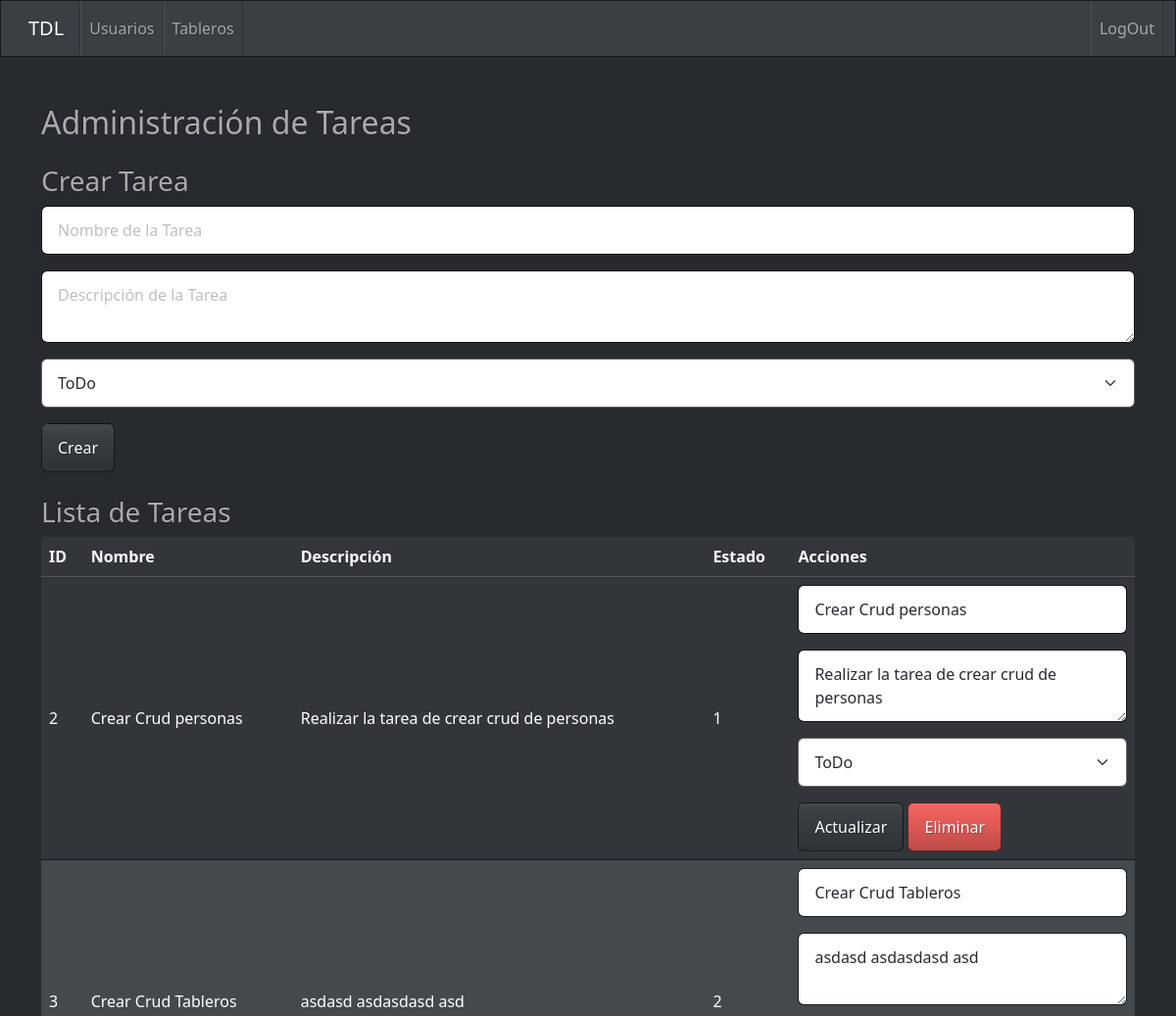
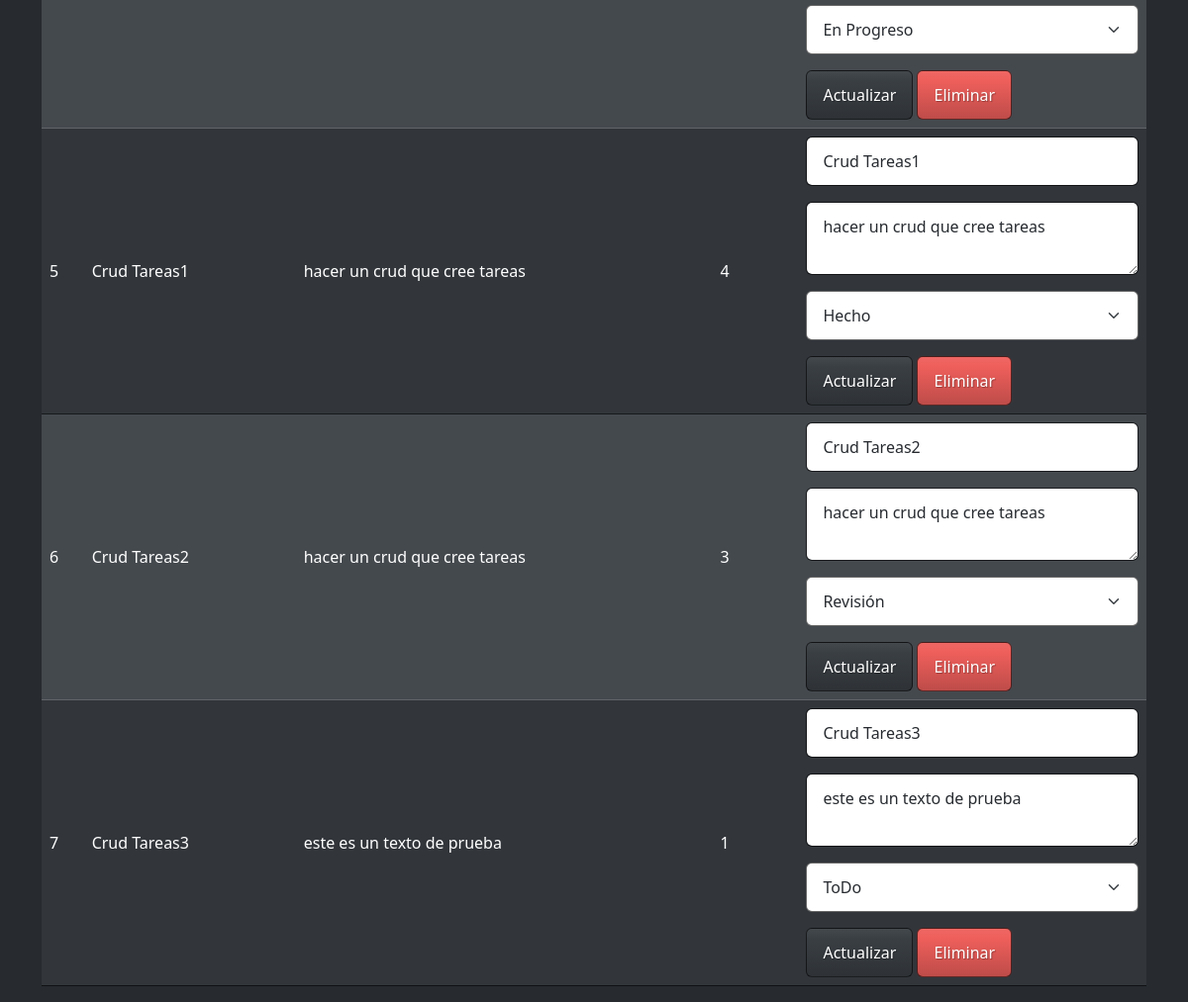
Screenshot of /vista/editar_tablero.php?id=1 (signed in) with the database file from the repository (2 pictures, top to bottom).
### tables this page shows
CREATE TABLE IF NOT EXISTS `tarea` (
  `id` int(11) NOT NULL AUTO_INCREMENT,
  `nombre` varchar(255) NOT NULL,
  `descripcion` varchar(255) DEFAULT NULL,
  `estado_id` int(11) DEFAULT NULL,
  `tablero_id` int(11) DEFAULT NULL,
  PRIMARY KEY (`id`),
  KEY `estado_id` (`estado_id`),
  KEY `tablero_id` (`tablero_id`)
);

### vista/editar_tablero.php (the view, shortened to what this page needs)
<?php
if (isset($_SESSION['user_type']) && $_SESSION['user_type'] == 1) {
        $host = "localhost";
        $db = "todolist";
        $user = "root";
        $password = "";
        $dsn = "mysql:host=" . $host . ";dbname=" . $db;
        $opciones = array(
            PDO::ATTR_ERRMODE => PDO::ERRMODE_EXCEPTION
        );
        try {
            $pdo = new PDO($dsn, $user, $password, $opciones);
        } catch (PDOException $th) {
            echo "Error de conexión a la base de datos: " . $th->getMessage();
            exit();
        }
        function listarTareas($pdo, $tablero_id) {
            $statement = $pdo->prepare("SELECT * FROM tarea WHERE tablero_id = ?");
            $statement->execute([$tablero_id]);
            return $statement->fetchAll();
        }
        $tablero_id = $_GET['id'];
        $tareas = listarTareas($pdo, $tablero_id);
}
?>
<!doctype html>
<html lang="en">
  <head>
    <link href="https://bootswatch.com/5/slate/bootstrap.min.css" rel="stylesheet">
    <link rel="stylesheet" href="https://cdnjs.cloudflare.com/ajax/libs/font-awesome/6.0.0-beta2/css/all.min.css">
  </head>
<body>
<body>
          <?php include('../vista/navBar.php'); ?>
    <div class="container mt-5">
        <h2 class="mb-4">Administración de Tareas</h2>
        <form method="post" class="mb-4">
            <h3>Crear Tarea</h3>
            <div class="mb-3">
                <input type="text" name="nombre_tarea" class="form-control" placeholder="Nombre de la Tarea" required>
            </div>
            <div class="mb-3">
                <textarea name="descripcion_tarea" class="form-control" placeholder="Descripción de la Tarea" required></textarea>
            </div>
            <div class="mb-3">
                <select name="estado_tarea" class="form-select">
                    <option value="1">ToDo</option>
                </select>
            </div>
            <button type="submit" name="crear" class="btn btn-primary">Crear</button>
        </form>
        <h3>Lista de Tareas</h3>
        <table class="table">
            <thead>
                <tr class="table-dark">
                    <th>ID</th>
                    <th>Nombre</th>
                    <th>Descripción</th>
                    <th>Estado</th>
                    <th>Acciones</th>
                </tr>
            </thead>
            <tbody>
                <?php $i=1;  foreach ($tareas as $tarea) { ?>
                    <?php
                        $i++;
                        if($i%2==0){
                            echo '<tr class="">';
                        }else{
                            echo '<tr class="table-primary">';
                        }
                        ?>
                        <td class="align-middle"><?php echo $tarea['id']; ?></td>
                        <td class="align-middle"><?php echo $tarea['nombre']; ?></td>
                        <td class="align-middle"><?php echo $tarea['descripcion']; ?></td>
                        <td class="align-middle"><?php echo $tarea['estado_id']; ?></td>
                        <td>
                            <form method="post">
                                <div class="mb-3">
                                    <input type="text" name="nombre_actualizar" value="<?php echo $tarea['nombre']; ?>" class="form-control" required>
                                </div>
                                <div class="mb-3">
                                    <textarea name="descripcion_actualizar" class="form-control" required><?php echo $tarea['descripcion']; ?></textarea>
                                </div>
                                <div class="mb-3">
                                    <select name="estado_actualizar" class="form-select">
                                        <option value="1" <?php echo ($tarea['estado_id'] == 1) ? 'selected' : ''; ?>>ToDo</option>
                                        <option value="2" <?php echo ($tarea['estado_id'] == 2) ? 'selected' : ''; ?>>En Progreso</option>
                                        <option value="3" <?php echo ($tarea['estado_id'] == 3) ? 'selected' : ''; ?>>Revisión</option>
                                        <option value="4" <?php echo ($tarea['estado_id'] == 4) ? 'selected' : ''; ?>>Hecho</option>
                                    </select>
                                </div>
                                <button type="submit" name="actualizar" class="btn btn-primary">Actualizar</button>
                                <form method="post">
                                <button type="submit" name="eliminar" class="btn btn-danger">Eliminar</button>
                            </form>
                            </form>
                        </td>
                    </tr>
                <?php } ?>
            </tbody>
        </table>
    </div>
</body>
</html>

### rows the page displays
tarea: id "2", nombre "Crear Crud personas", descripcion "Realizar la tarea de crear crud de personas", estado "1", nombre_actualizar "Crear Crud personas", descripcion_actualizar "Realizar la tarea de crear crud de personas", estado_actualizar "ToDo"
tarea: id "3", nombre "Crear Crud Tableros", descripcion "asdasd asdasdasd asd", estado "2", nombre_actualizar "Crear Crud Tableros", descripcion_actualizar "asdasd asdasdasd asd", estado_actualizar "En Progreso"
tarea: id "5", nombre "Crud Tareas1", descripcion "hacer un crud que cree tareas", estado "4", nombre_actualizar "Crud Tareas1", descripcion_actualizar "hacer un crud que cree tareas", estado_actualizar "Hecho"
tarea: id "6", nombre "Crud Tareas2", descripcion "hacer un crud que cree tareas", estado "3", nombre_actualizar "Crud Tareas2", descripcion_actualizar "hacer un crud que cree tareas", estado_actualizar "Revisión"
tarea: id "7", nombre "Crud Tareas3", descripcion "este es un texto de prueba", estado "1", nombre_actualizar "Crud Tareas3", descripcion_actualizar "este es un texto de prueba", estado_actualizar "ToDo"
